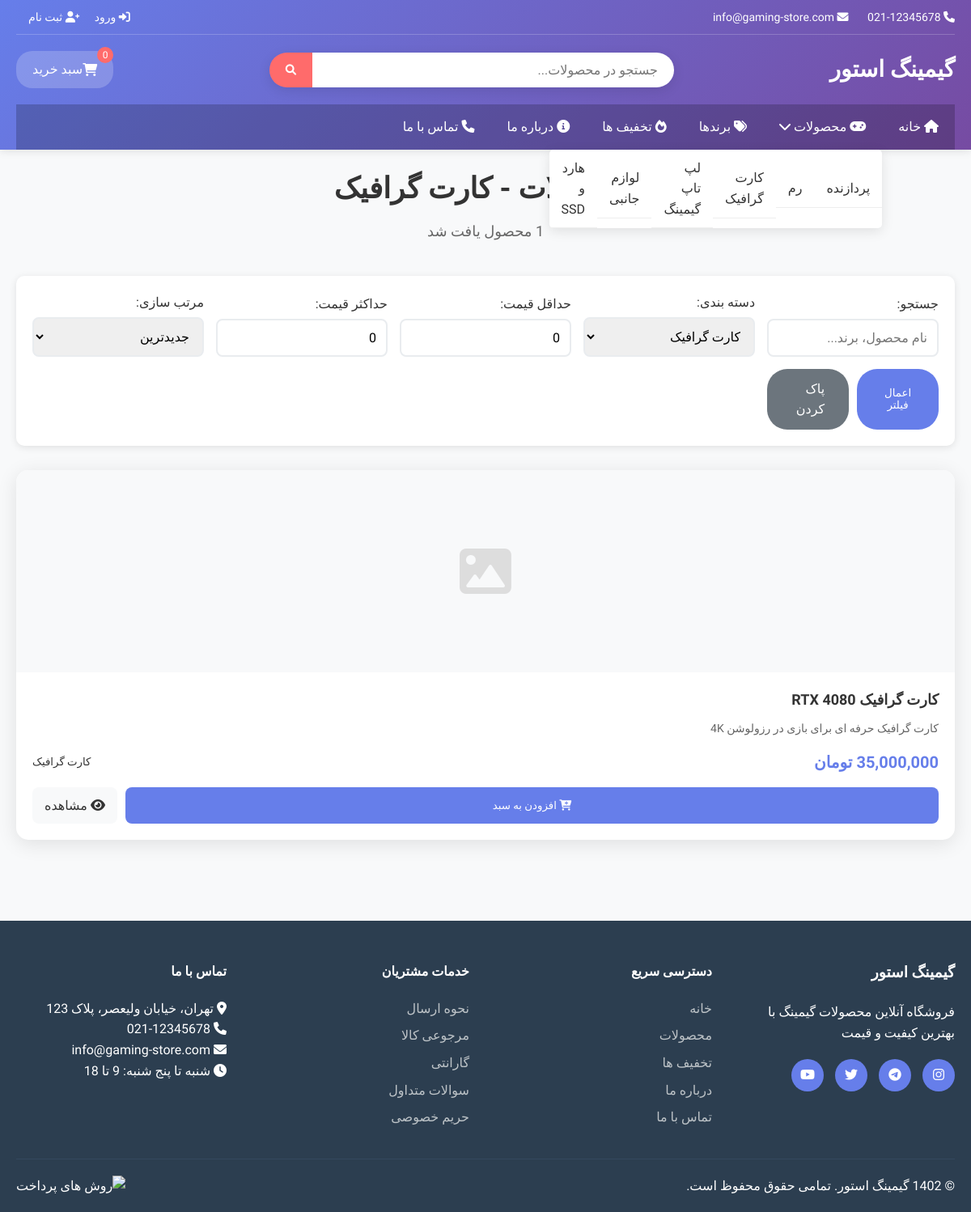
The app's page /products.php?category=2 with its own data.
### tables this page shows
CREATE TABLE categories (
    id INT AUTO_INCREMENT PRIMARY KEY,
    name VARCHAR(100) NOT NULL,
    description TEXT,
    image VARCHAR(255),
    is_active BOOLEAN DEFAULT TRUE,
    created_at TIMESTAMP DEFAULT CURRENT_TIMESTAMP
);

CREATE TABLE products (
    id INT AUTO_INCREMENT PRIMARY KEY,
    name VARCHAR(200) NOT NULL,
    description TEXT,
    price DECIMAL(10, 2) NOT NULL,
    discount_price DECIMAL(10, 2) DEFAULT NULL,
    category_id INT,
    brand VARCHAR(100),
    stock_quantity INT DEFAULT 0,
    main_image VARCHAR(255),
    gallery TEXT,  
    specifications TEXT,  
    is_featured BOOLEAN DEFAULT FALSE,
    is_active BOOLEAN DEFAULT TRUE,
    views INT DEFAULT 0,
    created_at TIMESTAMP DEFAULT CURRENT_TIMESTAMP,
    updated_at TIMESTAMP DEFAULT CURRENT_TIMESTAMP ON UPDATE CURRENT_TIMESTAMP,
    FOREIGN KEY (category_id) REFERENCES categories(id) ON DELETE SET NULL
);

### config/config.php (called while the page is built, shortened)
<?php
function sanitize_input($data) {
    return htmlspecialchars(strip_tags(trim($data)), ENT_QUOTES, 'UTF-8');
}
?>

### products.php (the view, shortened to what this page needs)
<?php
require_once 'config/config.php';
$per_page = 12;
$page = (int)($_GET['page'] ?? 1);
$offset = ($page - 1) * $per_page;
$category_id = (int)($_GET['category'] ?? 0);
$search = sanitize_input($_GET['search'] ?? '');
$sort = sanitize_input($_GET['sort'] ?? 'newest');
$min_price = (int)($_GET['min_price'] ?? 0);
$max_price = (int)($_GET['max_price'] ?? 0);
$where_conditions = ['p.is_active = 1'];
$params = [];
if ($category_id) {
    $where_conditions[] = 'p.category_id = ?';
    $params[] = $category_id;
}
$where_clause = 'WHERE ' . implode(' AND ', $where_conditions);
$sort_options = [
    'newest' => 'p.created_at DESC',
    'oldest' => 'p.created_at ASC',
    'price_low' => 'COALESCE(p.discount_price, p.price) ASC',
    'price_high' => 'COALESCE(p.discount_price, p.price) DESC',
    'name' => 'p.name ASC',
    'popularity' => 'p.views DESC'
];
$order_by = $sort_options[$sort] ?? $sort_options['newest'];
try {
    $count_query = "SELECT COUNT(*) as total FROM products p $where_clause";
    $stmt = $pdo->prepare($count_query);
    $stmt->execute($params);
    $total_products = $stmt->fetch()['total'];
    $query = "SELECT p.*, c.name as category_name
              FROM products p
              LEFT JOIN categories c ON p.category_id = c.id
              $where_clause
              ORDER BY $order_by
              LIMIT $per_page OFFSET $offset";
    $stmt = $pdo->prepare($query);
    $stmt->execute($params);
    $products = $stmt->fetchAll();
    $stmt = $pdo->query("SELECT * FROM categories WHERE is_active = 1 ORDER BY name");
    $categories = $stmt->fetchAll();
} catch (PDOException $e) {
    $products = [];
    $categories = [];
    $total_products = 0;
    $total_pages = 0;
}
require_once 'includes/header.php';
?>
<div class="container">
    <div class="section-title">
        <h2>محصولات <?php echo $category_id ? '- ' . htmlspecialchars($categories[array_search($category_id, array_column($categories, 'id'))]['name'] ?? '') : ''; ?></h2>
        <p><?php echo number_format($total_products); ?> محصول یافت شد</p>
    </div>
    <div style="background: #fff; padding: 20px; border-radius: 10px; margin-bottom: 30px; box-shadow: 0 2px 10px rgba(0,0,0,0.1);">
        <form method="GET" action="">
            <div style="display: grid; grid-template-columns: repeat(auto-fit, minmax(200px, 1fr)); gap: 15px; align-items: end;">
                <div class="form-group" style="margin-bottom: 0;">
                    <label for="search">جستجو:</label>
                    <input type="text" id="search" name="search" class="form-control"
                           value="<?php echo htmlspecialchars($search); ?>" placeholder="نام محصول، برند...">
                </div>
                <div class="form-group" style="margin-bottom: 0;">
                    <label for="category">دسته بندی:</label>
                    <select id="category" name="category" class="form-control">
                        <?php foreach ($categories as $cat): ?>
                            <option value="<?php echo $cat['id']; ?>" <?php echo $category_id == $cat['id'] ? 'selected' : ''; ?>>
                                <?php echo htmlspecialchars($cat['name']); ?>
                            </option>
                        <?php endforeach; ?>
                    </select>
                </div>
                <div class="form-group" style="margin-bottom: 0;">
                    <label for="min_price">حداقل قیمت:</label>
                    <input type="number" id="min_price" name="min_price" class="form-control"
                           value="<?php echo $min_price; ?>" placeholder="تومان">
                </div>
                <div class="form-group" style="margin-bottom: 0;">
                    <label for="max_price">حداکثر قیمت:</label>
                    <input type="number" id="max_price" name="max_price" class="form-control"
                           value="<?php echo $max_price; ?>" placeholder="تومان">
                </div>
                <div class="form-group" style="margin-bottom: 0;">
                    <label for="sort">مرتب سازی:</label>
                    <select id="sort" name="sort" class="form-control">
                        <option value="newest" <?php echo $sort == 'newest' ? 'selected' : ''; ?>>جدیدترین</option>
                    </select>
                </div>
                <div style="display: flex; gap: 10px;">
                    <button type="submit" class="btn btn-primary">اعمال فیلتر</button>
                    <a href="products.php" class="btn" style="background: #6c757d; color: #fff;">پاک کردن</a>
                </div>
            </div>
        </form>
    </div>
    <?php if (!empty($products)): ?>
        <div class="products-grid">
            <?php foreach ($products as $product): ?>
                <div class="product-card">
                    <div class="product-image">
                        <?php if ($product['main_image']): ?>
                            <img src="uploads/products/<?php echo htmlspecialchars($product['main_image']); ?>"
                                 alt="<?php echo htmlspecialchars($product['name']); ?>">
                        <?php else: ?>
                            <i class="fas fa-image" style="font-size: 64px; color: #ddd;"></i>
                        <?php endif; ?>
                    </div>
                    <div class="product-info">
                        <h3 class="product-title"><?php echo htmlspecialchars($product['name']); ?></h3>
                        <p class="product-description">
                            <?php echo htmlspecialchars(substr($product['description'], 0, 100)) . (strlen($product['description']) > 100 ? '...' : ''); ?>
                        </p>
                        <div class="product-price">
                            <div>
                                <span class="price">
                                    <?php echo number_format($product['discount_price'] ?: $product['price']); ?> تومان
                                </span>
                            </div>
                            <small class="text-muted"><?php echo htmlspecialchars($product['category_name']); ?></small>
                        </div>
                        <div class="product-actions">
                            <?php if ($product['stock_quantity'] > 0): ?>
                                <button class="add-to-cart" onclick="addToCart(<?php echo $product['id']; ?>)">
                                    <i class="fas fa-cart-plus"></i> افزودن به سبد
                                </button>
                            <?php else: ?>
                                <button class="add-to-cart" disabled style="background: #ccc;">
                                    <i class="fas fa-times"></i> ناموجود
                                </button>
                            <?php endif; ?>
                            <a href="product.php?id=<?php echo $product['id']; ?>" class="view-product">
                                <i class="fas fa-eye"></i> مشاهده
                            </a>
                        </div>
                    </div>
                </div>
            <?php endforeach; ?>
        </div>
    <?php endif; ?>
</div>
<?php require_once 'includes/footer.php'; ?>

### includes/header.php (shortened to what this page needs)
<!DOCTYPE html>
<html lang="fa" dir="rtl">
<head>
    <link rel="stylesheet" href="assets/css/style.css">
    <link rel="stylesheet" href="assets/css/responsive.css">
    <link rel="stylesheet" href="https://cdnjs.cloudflare.com/ajax/libs/font-awesome/6.0.0/css/all.min.css">
</head>
<body>
    <header class="main-header">
        <div class="container">
            <div class="header-top">
                <div class="contact-info">
                    <span><i class="fas fa-phone"></i> 021-12345678</span>
                    <span><i class="fas fa-envelope"></i> info@gaming-store.com</span>
                </div>
                <div class="user-actions">
                    <?php if (isset($_SESSION['user_id'])): ?>
                        <a href="account.php"><i class="fas fa-user"></i> حساب کاربری</a>
                        <?php if ($_SESSION['role'] == 'admin'): ?>
                            <a href="admin/"><i class="fas fa-cog"></i> پنل مدیریت</a>
                        <?php endif; ?>
                        <a href="logout.php"><i class="fas fa-sign-out-alt"></i> خروج</a>
                    <?php else: ?>
                        <a href="login.php"><i class="fas fa-sign-in-alt"></i> ورود</a>
                        <a href="register.php"><i class="fas fa-user-plus"></i> ثبت نام</a>
                    <?php endif; ?>
                </div>
            </div>
            <div class="header-main">
                <div class="logo">
                    <a href="index.php">
                        <h1><?php echo SITE_NAME; ?></h1>
                    </a>
                </div>
                <div class="search-box">
                    <form action="search.php" method="GET">
                        <input type="text" name="q" placeholder="جستجو در محصولات..." value="<?php echo isset($_GET['q']) ? htmlspecialchars($_GET['q']) : ''; ?>">
                        <button type="submit"><i class="fas fa-search"></i></button>
                    </form>
                </div>
                <div class="cart-info">
                    <a href="cart.php" class="cart-link">
                        <i class="fas fa-shopping-cart"></i>
                        <span class="cart-count"><?php echo isset($_SESSION['cart_count']) ? $_SESSION['cart_count'] : 0; ?></span>
                        <span>سبد خرید</span>
                    </a>
                </div>
            </div>
            <nav class="main-nav">
                <ul>
                    <li><a href="index.php"><i class="fas fa-home"></i> خانه</a></li>
                    <li class="dropdown">
                        <a href="products.php"><i class="fas fa-gamepad"></i> محصولات <i class="fas fa-chevron-down"></i></a>
                        <ul class="dropdown-menu">
                            <?php
                            try {
                                $stmt = $pdo->query("SELECT * FROM categories WHERE is_active = 1 ORDER BY name");
                                while ($category = $stmt->fetch()) {
                                    echo '<li><a href="category.php?id=' . $category['id'] . '">' . htmlspecialchars($category['name']) . '</a></li>';
                                }
                            } catch (PDOException $e) {
                            }
                            ?>
                        </ul>
                    </li>
                    <li><a href="brands.php"><i class="fas fa-tags"></i> برندها</a></li>
                    <li><a href="offers.php"><i class="fas fa-fire"></i> تخفیف ها</a></li>
                    <li><a href="about.php"><i class="fas fa-info-circle"></i> درباره ما</a></li>
                    <li><a href="contact.php"><i class="fas fa-phone"></i> تماس با ما</a></li>
                </ul>
            </nav>
        </div>
    </header>
    <main class="main-content">

### assets/css/style.css (style rules this page uses)
* { margin: 0; padding: 0; box-sizing: border-box; }
body { font-family: 'Vazir', Arial, sans-serif; direction: rtl; text-align: right; line-height: 1.6; color: #333; background: #f8f9fa; }
.container { max-width: 1200px; margin: 0 auto; padding: 0 20px; }
.main-header { background: linear-gradient(135deg, #667eea 0%, #764ba2 100%); box-shadow: 0 2px 10px rgba(0,0,0,0.1); position: sticky; top: 0; z-index: 1000; }
.header-top { display: flex; justify-content: space-between; align-items: center; padding: 10px 0; border-bottom: 1px solid rgba(255,255,255,0.2); font-size: 14px; color: #fff; }
.contact-info span { margin-left: 20px; }
.user-actions a { color: #fff; text-decoration: none; margin-left: 15px; transition: opacity 0.3s; }
.header-main { display: flex; align-items: center; justify-content: space-between; padding: 20px 0; }
.logo h1 { color: #fff; font-size: 28px; font-weight: 700; text-decoration: none; }
.logo a { text-decoration: none; }
.search-box { flex: 1; max-width: 500px; margin: 0 30px; }
.search-box form { display: flex; border-radius: 25px; overflow: hidden; box-shadow: 0 4px 15px rgba(0,0,0,0.1); }
.search-box input { flex: 1; padding: 12px 20px; border: none; font-size: 16px; font-family: 'Vazir', Arial, sans-serif; }
.search-box button { background: #ff6b6b; color: #fff; border: none; padding: 12px 20px; cursor: pointer; transition: background 0.3s; }
.cart-link { display: flex; align-items: center; color: #fff; text-decoration: none; background: rgba(255,255,255,0.2); padding: 10px 20px; border-radius: 20px; transition: background 0.3s; position: relative; }
.cart-count { background: #ff6b6b; color: #fff; border-radius: 50%; width: 20px; height: 20px; display: flex; align-items: center; justify-content: center; font-size: 12px; margin: 0 5px; position: absolute; top: -5px; right: -5px; }
.main-nav { background: rgba(0,0,0,0.2); }
.main-nav ul { list-style: none; display: flex; align-items: center; }
.main-nav > ul > li { position: relative; }
.main-nav a { display: block; color: #fff; text-decoration: none; padding: 15px 20px; transition: background 0.3s; }
.dropdown-menu { display: none; position: absolute; top: 100%; right: 0; background: #fff; min-width: 200px; border-radius: 5px; box-shadow: 0 4px 15px rgba(0,0,0,0.1); z-index: 1000; }
.dropdown-menu a { color: #333; padding: 10px 15px; border-bottom: 1px solid #eee; }
.main-content { min-height: calc(100vh - 200px); padding: 20px 0; }
.btn { display: inline-block; padding: 12px 30px; background: #ff6b6b; color: #fff; text-decoration: none; border-radius: 25px; font-weight: 500; transition: all 0.3s; border: none; cursor: pointer; font-family: 'Vazir', Arial, sans-serif; }
.btn-primary { background: #667eea; }
.section-title { text-align: center; margin-bottom: 40px; }
.section-title h2 { font-size: 36px; color: #333; margin-bottom: 10px; }
.section-title p { color: #666; font-size: 18px; }
.products-grid { display: grid; grid-template-columns: repeat(auto-fit, minmax(280px, 1fr)); gap: 30px; margin: 30px 0; }
.product-card { background: #fff; border-radius: 15px; overflow: hidden; box-shadow: 0 5px 25px rgba(0,0,0,0.1); transition: transform 0.3s, box-shadow 0.3s; position: relative; }
.product-image { width: 100%; height: 250px; background: #f8f9fa; display: flex; align-items: center; justify-content: center; position: relative; overflow: hidden; }
.product-info { padding: 20px; }
.product-title { font-size: 18px; font-weight: 600; margin-bottom: 10px; color: #333; }
.product-description { color: #666; font-size: 14px; margin-bottom: 15px; line-height: 1.5; }
.product-price { display: flex; align-items: center; justify-content: space-between; margin-bottom: 15px; }
.price { font-size: 20px; font-weight: 700; color: #667eea; }
.product-actions { display: flex; gap: 10px; }
.add-to-cart { flex: 1; background: #667eea; color: #fff; border: none; padding: 10px; border-radius: 8px; cursor: pointer; font-weight: 500; transition: background 0.3s; font-family: 'Vazir', Arial, sans-serif; }
.view-product { background: #f8f9fa; color: #333; padding: 10px 15px; border-radius: 8px; text-decoration: none; transition: background 0.3s; }
.form-group { margin-bottom: 20px; }
.form-group label { display: block; margin-bottom: 5px; font-weight: 500; color: #333; }
.form-control { width: 100%; padding: 12px; border: 2px solid #e9ecef; border-radius: 8px; font-size: 16px; font-family: 'Vazir', Arial, sans-serif; transition: border-color 0.3s; }

### records on screen
categories: name "پردازنده"
categories: name "رم"
categories: name "کارت گرافیک"
categories: name "لپ تاپ گیمینگ"
categories: name "لوازم جانبی"
categories: name "هارد و SSD"
products: name "کارت گرافیک RTX 4080", description "کارت گرافیک حرفه ای برای بازی در رزولوشن 4K", discount_price+price "35,000,000", category.name "کارت گرافیک"

### other values on screen
SITE_NAME "گیمینگ استور"
form field category "کارت گرافیک"
